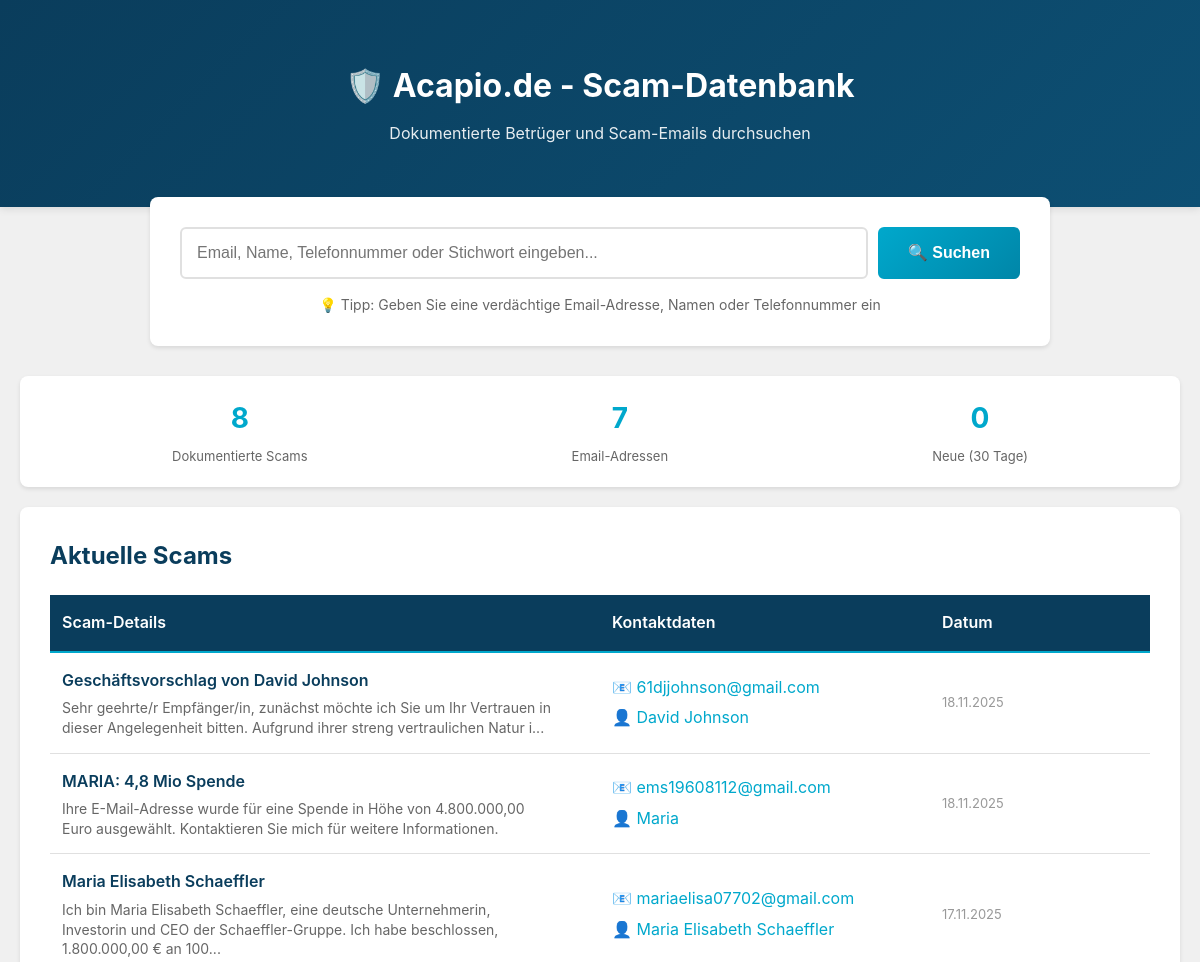
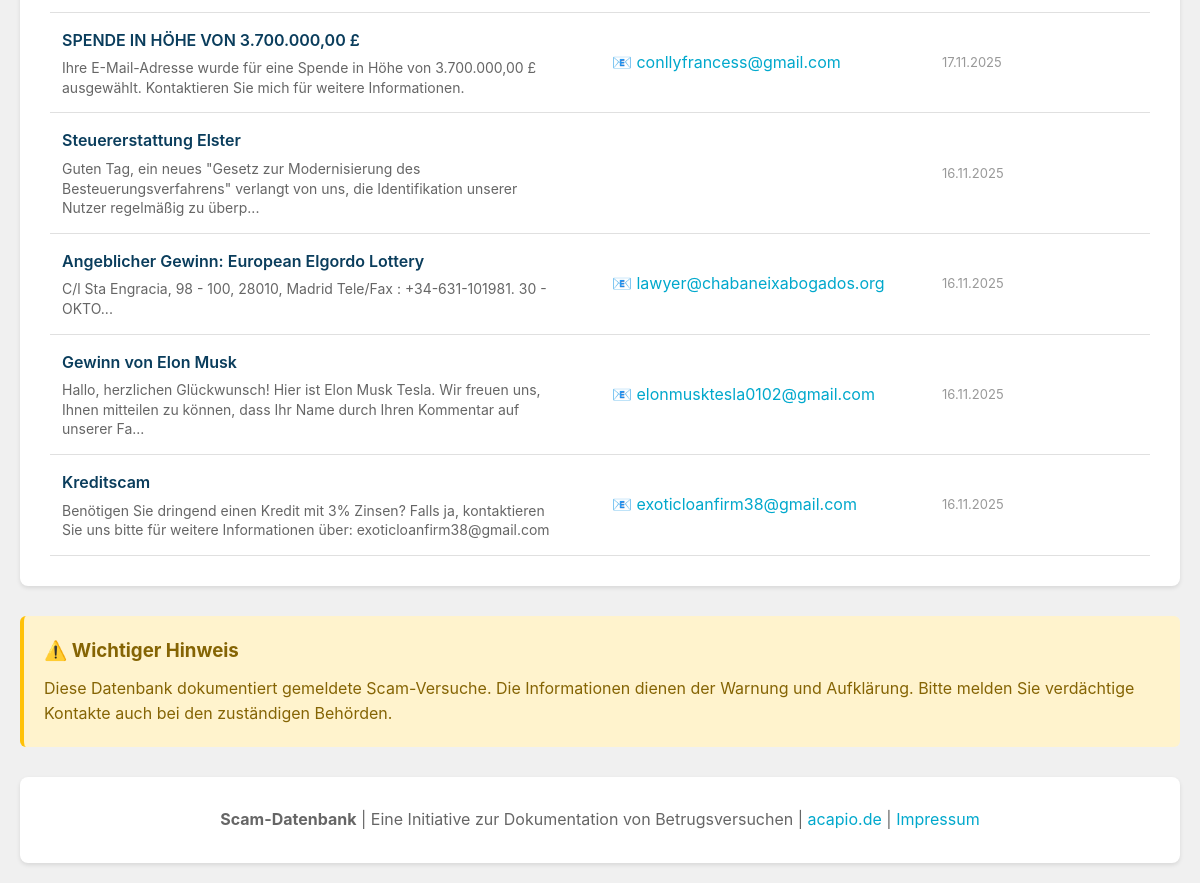
The page / on the database its author committed (2 pictures, top to bottom).
### tables this page shows
CREATE TABLE `scams` (
  `id` int NOT NULL,
  `scam_type` varchar(100) NOT NULL,
  `message_content` text NOT NULL,
  `language` varchar(10) DEFAULT 'de',
  `date_received` date DEFAULT NULL,
  `date_submitted` datetime DEFAULT CURRENT_TIMESTAMP,
  `notes` text,
  `status` enum('pending','approved','rejected') DEFAULT 'approved',
  `ip_address` varchar(45) DEFAULT NULL,
  `created_at` timestamp NULL DEFAULT CURRENT_TIMESTAMP,
  `updated_at` timestamp NULL DEFAULT CURRENT_TIMESTAMP ON UPDATE CURRENT_TIMESTAMP
);

### config/database.php (called while the page is built, shortened)
<?php
function getDbConnection() {
    static $pdo = null;
    if ($pdo === null) {
        try {
            $dsn = "mysql:host=" . DB_HOST . ";dbname=" . DB_NAME . ";charset=" . DB_CHARSET;
            $options = [
                PDO::ATTR_ERRMODE            => PDO::ERRMODE_EXCEPTION,
                PDO::ATTR_DEFAULT_FETCH_MODE => PDO::FETCH_ASSOC,
                PDO::ATTR_EMULATE_PREPARES   => true,
            ];
            $pdo = new PDO($dsn, DB_USER, DB_PASS, $options);
        } catch (PDOException $e) {
            error_log("Database connection failed: " . $e->getMessage());
            die("Database connection failed. Please try again later.");
        }
    }
    return $pdo;
}
function executeQuery($sql, $params = []) {
    try {
        $pdo = getDbConnection();
        $stmt = $pdo->prepare($sql);
        $stmt->execute($params);
        return $stmt;
    } catch (PDOException $e) {
        error_log("Query execution failed: " . $e->getMessage());
        throw $e;
    }
}
function fetchOne($sql, $params = []) {
    $stmt = executeQuery($sql, $params);
    return $stmt->fetch();
}

### includes/functions.php (called while the page is built, shortened)
<?php
function getScams($filters = [], $limit = null, $offset = 0) {
    $pdo = getDbConnection();
    $sql = "SELECT s.*,
            GROUP_CONCAT(DISTINCT se.email_address SEPARATOR ', ') as emails,
            GROUP_CONCAT(DISTINCT sn.name SEPARATOR ', ') as names,
            GROUP_CONCAT(DISTINCT sp.phone_number SEPARATOR ', ') as phones
            FROM scams s
            LEFT JOIN scam_emails se ON s.id = se.scam_id
            LEFT JOIN scam_names sn ON s.id = sn.scam_id
            LEFT JOIN scam_phone_numbers sp ON s.id = sp.scam_id
            WHERE 1=1";
    $params = [];
    if (!empty($filters['status'])) {
        $sql .= " AND s.status = :status";
        $params[':status'] = $filters['status'];
    }
    $sql .= " GROUP BY s.id ORDER BY s.date_submitted DESC";
    if ($limit !== null) {
        $sql .= " LIMIT " . intval($limit) . " OFFSET " . intval($offset);
    }
    $stmt = $pdo->prepare($sql);
    $stmt->execute($params);
    return $stmt->fetchAll();
}
function formatDate($date, $format = 'd.m.Y') {
    return date($format, strtotime($date));
}
function truncate($text, $length = 100, $suffix = '...') {
    if (mb_strlen($text) <= $length) {
        return $text;
    }
    return mb_substr($text, 0, $length) . $suffix;
}

### index.php (the view, shortened to what this page needs)
<?php
require_once 'config/database.php';
require_once 'includes/functions.php';
$itemsPerPage = 25;
$currentPage = isset($_GET['page']) ? max(1, intval($_GET['page'])) : 1;
$offset = ($currentPage - 1) * $itemsPerPage;
$searchQuery = isset($_GET['q']) ? trim($_GET['q']) : '';
$filters = ['status' => 'approved'];
try {
    $scams = getScams($filters, $itemsPerPage, $offset);
    $stats = [
        'total' => fetchOne("SELECT COUNT(*) as count FROM scams WHERE status = 'approved'")['count'],
        'emails' => fetchOne("SELECT COUNT(DISTINCT email_address) as count FROM scam_emails se
                              JOIN scams s ON se.scam_id = s.id WHERE s.status = 'approved'")['count'],
        'recent' => fetchOne("SELECT COUNT(*) as count FROM scams
                              WHERE status = 'approved' AND date_submitted >= DATE_SUB(NOW(), INTERVAL 30 DAY)")['count']
    ];
} catch (Exception $e) {
    die("Error loading data: " . $e->getMessage());
}
?>
<!DOCTYPE html>
<html lang="de">
<head>
    <link rel="stylesheet" href="assets/css/public.css">
</head>
<body>
    <header class="site-header">
        <div class="container">
            <h1>🛡️ Acapio.de - Scam-Datenbank</h1>
            <p>Dokumentierte Betrüger und Scam-Emails durchsuchen</p>
        </div>
    </header>
    <div class="container">
        <section class="search-section">
            <form method="GET" action="" class="search-form">
                <input type="text"
                       name="q"
                       class="search-input"
                       placeholder="Email, Name, Telefonnummer oder Stichwort eingeben..."
                       value="<?php echo htmlspecialchars($searchQuery); ?>"
                       aria-label="Suche in Scam-Datenbank">
                <button type="submit" class="search-button">🔍 Suchen</button>
            </form>
            <div class="search-help">
                💡 Tipp: Geben Sie eine verdächtige Email-Adresse, Namen oder Telefonnummer ein
            </div>
        </section>
        <div class="stats-bar">
            <div class="stat-item">
                <div class="stat-number"><?php echo number_format($stats['total'], 0, ',', '.'); ?></div>
                <div class="stat-label">Dokumentierte Scams</div>
            </div>
            <div class="stat-item">
                <div class="stat-number"><?php echo number_format($stats['emails'], 0, ',', '.'); ?></div>
                <div class="stat-label">Email-Adressen</div>
            </div>
            <div class="stat-item">
                <div class="stat-number"><?php echo number_format($stats['recent'], 0, ',', '.'); ?></div>
                <div class="stat-label">Neue (30 Tage)</div>
            </div>
        </div>
        <section class="content-section">
            <h2><?php echo !empty($searchQuery) ? 'Suchergebnisse' : 'Aktuelle Scams'; ?></h2>
            <?php if (count($scams) > 0): ?>
            <table class="scams-table">
                <thead>
                    <tr>
                        <th style="width: 50%;">Scam-Details</th>
                        <th style="width: 30%;">Kontaktdaten</th>
                        <th style="width: 20%;" class="hide-mobile">Datum</th>
                    </tr>
                </thead>
                <tbody>
                    <?php foreach ($scams as $scam):
                    ?>
                    <tr class="scam-row">
                        <td>
                            <a href="scam.php?id=<?php echo $scam['id']; ?>" class="scam-link">
                                <div class="scam-type">
                                    <?php echo htmlspecialchars($scam['scam_type']); ?>
                                </div>
                                <div class="scam-preview">
                                    <?php echo htmlspecialchars(truncate($scam['message_content'], 150)); ?>
                                </div>
                            </a>
                        </td>
                        <td>
                            <a href="scam.php?id=<?php echo $scam['id']; ?>" class="scam-link">
                                <?php if (!empty($scam['emails'])): ?>
                                <div class="scam-contact-item">
                                    📧 <?php echo htmlspecialchars(truncate($scam['emails'], 60)); ?>
                                </div>
                                <?php endif; ?>
                                <?php if (!empty($scam['names'])): ?>
                                <div class="scam-contact-item">
                                    👤 <?php echo htmlspecialchars(truncate($scam['names'], 60)); ?>
                                </div>
                                <?php endif; ?>
                            </a>
                        </td>
                        <td class="hide-mobile">
                            <a href="scam.php?id=<?php echo $scam['id']; ?>" class="scam-link">
                                <div class="scam-date"><?php echo formatDate($scam['date_submitted']); ?></div>
                            </a>
                        </td>
                    </tr>
                    <?php endforeach; ?>
                </tbody>
            </table>
            <?php endif; ?>
        </section>
        <div class="warning-box">
            <h3>⚠️ Wichtiger Hinweis</h3>
            <p>
                Diese Datenbank dokumentiert gemeldete Scam-Versuche. Die Informationen dienen der Warnung
                und Aufklärung. Bitte melden Sie verdächtige Kontakte auch bei den zuständigen Behörden.
            </p>
        </div>
<?php require_once 'includes/public-footer.php'; ?>

### includes/public-footer.php
<footer class="site-footer">
    <p>
        <strong>Scam-Datenbank</strong> |
        Eine Initiative zur Dokumentation von Betrugsversuchen |
        <a href="https://acapio.de">acapio.de</a> |
        <a href="https://acapio.de/impressum">Impressum</a>
    </p>
</footer>

### assets/css/public.css (style rules this page uses)
* { margin: 0; padding: 0; box-sizing: border-box; }
body { font-family: -apple-system, BlinkMacSystemFont, 'Segoe UI', Arial, sans-serif; background-color: #f0f0f0; color: #333; line-height: 1.6; }
.container { max-width: 1200px; margin: 0 auto; padding: 20px; }
.site-header { background: linear-gradient(135deg, #0a3d5c 0%, #0d4f73 100%); color: white; padding: 40px 20px; text-align: center; box-shadow: 0 2px 8px rgba(0,0,0,0.1); }
.site-header h1 { font-size: 32px; margin-bottom: 10px; }
.site-header p { font-size: 16px; opacity: 0.9; }
.search-section { background: white; padding: 30px; border-radius: 8px; box-shadow: 0 2px 4px rgba(0,0,0,0.1); margin: -30px auto 30px; position: relative; z-index: 10; max-width: 900px; }
.search-form { display: flex; gap: 10px; }
.search-input { flex: 1; padding: 15px; border: 2px solid #e0e0e0; border-radius: 6px; font-size: 16px; transition: border-color 0.2s; }
.search-button { padding: 15px 30px; background: linear-gradient(135deg, #00a8cc 0%, #0086a8 100%); color: white; border: none; border-radius: 6px; font-size: 16px; font-weight: 600; cursor: pointer; transition: transform 0.2s; }
.search-help { margin-top: 15px; font-size: 14px; color: #666; text-align: center; }
.content-section { background: white; padding: 30px; border-radius: 8px; box-shadow: 0 2px 4px rgba(0,0,0,0.1); margin-bottom: 30px; }
.content-section h2 { font-size: 24px; margin-bottom: 20px; color: #0a3d5c; }
.stats-bar { display: flex; justify-content: space-around; background: white; padding: 20px; border-radius: 8px; margin-bottom: 20px; box-shadow: 0 2px 4px rgba(0,0,0,0.1); }
.stat-item { text-align: center; }
.stat-number { font-size: 28px; font-weight: bold; color: #00a8cc; }
.stat-label { font-size: 13px; color: #666; margin-top: 5px; }
.scams-table { width: 100%; border-collapse: collapse; margin-top: 20px; }
.scams-table thead { background: #0a3d5c; color: white; }
.scams-table th { padding: 15px 12px; text-align: left; font-weight: 600; border-bottom: 2px solid #00a8cc; }
.scams-table td { padding: 15px 12px; border-bottom: 1px solid #e0e0e0; }
.scams-table tbody tr { transition: background-color 0.2s; cursor: pointer; }
.scam-type { font-weight: 600; color: #0a3d5c; margin-bottom: 5px; }
.scam-preview { font-size: 14px; color: #666; line-height: 1.4; }
.scam-contact-item { display: flex; align-items: center; margin-bottom: 5px; color: #00a8cc; }
.scam-contact-item:last-child { margin-bottom: 0; }
.scam-date { font-size: 13px; color: #999; }
.warning-box { background: #fff3cd; border-left: 4px solid #ffc107; padding: 20px; border-radius: 6px; margin-bottom: 30px; }
.warning-box h3 { color: #856404; margin-bottom: 10px; }
.warning-box p { color: #856404; line-height: 1.6; }
.site-footer { background: white; padding: 30px; text-align: center; border-radius: 8px; box-shadow: 0 2px 4px rgba(0,0,0,0.1); margin-top: 30px; color: #666; }
.site-footer a { color: #00a8cc; text-decoration: none; }
.scam-row { cursor: pointer; transition: background-color 0.2s ease; }
.scam-link { display: block; color: inherit; text-decoration: none; width: 100%; height: 100%; padding: 12px 15px; margin: -12px -15px; }
.scam-link .scam-type, .scam-link .scam-preview, .scam-link .scam-contact-item, .scam-link .scam-date { pointer-events: none; }

### rows shown on the page
scams: scam_type "Geschäftsvorschlag von David Johnson", message_content "Sehr geehrte/r Empfänger/in, zunächst möchte ich Sie um Ihr Vertrauen in dieser Angelegenheit bitten. Aufgrund ihrer streng vertraulichen Natur i...", emails "61djjohnson@gmail.com", names "David Johnson", date_submitted "18.11.2025"
scams: scam_type "MARIA: 4,8 Mio Spende", message_content "Ihre E-Mail-Adresse wurde für eine Spende in Höhe von 4.800.000,00 Euro ausgewählt. Kontaktieren Sie mich für weitere Informationen.", emails "ems19608112@gmail.com", names "Maria", date_submitted "18.11.2025"
scams: scam_type "Maria Elisabeth Schaeffler", message_content "Ich bin Maria Elisabeth Schaeffler, eine deutsche Unternehmerin, Investorin und CEO der Schaeffler-Gruppe. Ich habe beschlossen, 1.800.000,00 € an 100...", emails "mariaelisa07702@gmail.com", names "Maria Elisabeth Schaeffler", date_submitted "17.11.2025"
scams: scam_type "SPENDE IN HÖHE VON 3.700.000,00 £", message_content "Ihre E-Mail-Adresse wurde für eine Spende in Höhe von 3.700.000,00 £ ausgewählt. Kontaktieren Sie mich für weitere Informationen.", emails "conllyfrancess@gmail.com", date_submitted "17.11.2025"
scams: scam_type "Steuererstattung Elster", message_content "Guten Tag, ein neues \"Gesetz zur Modernisierung des Besteuerungsverfahrens\" verlangt von uns, die Identifikation unserer Nutzer regelmäßig zu überp...", date_submitted "16.11.2025"
scams: scam_type "Angeblicher Gewinn: European Elgordo Lottery", message_content "C/l Sta Engracia, 98 - 100, 28010, Madrid Tele/Fax : +34-631-101981. 30 - OKTO...", emails "lawyer@chabaneixabogados.org", date_submitted "16.11.2025"
scams: scam_type "Gewinn von Elon Musk", message_content "Hallo, herzlichen Glückwunsch! Hier ist Elon Musk Tesla. Wir freuen uns, Ihnen mitteilen zu können, dass Ihr Name durch Ihren Kommentar auf unserer Fa...", emails "elonmusktesla0102@gmail.com", date_submitted "16.11.2025"
scams: scam_type "Kreditscam", message_content "Benötigen Sie dringend einen Kredit mit 3% Zinsen? Falls ja, kontaktieren Sie uns bitte für weitere Informationen über: exoticloanfirm38@gmail.com", emails "exoticloanfirm38@gmail.com", date_submitted "16.11.2025"

### other values the page prints
$stats['total'] "8"
$stats['emails'] "7"
$stats['recent'] "0"
